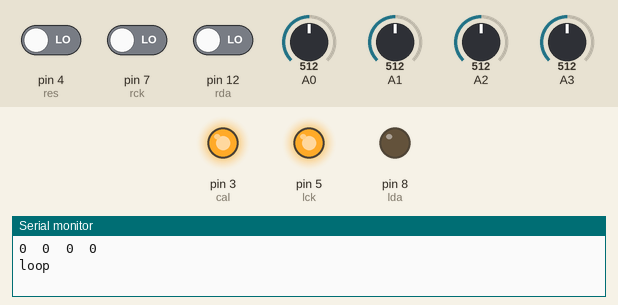
Recording of a sketch running on a simulated Arduino Uno, built with avr-gcc and run on an emulated ATmega328P. Shown: output pins drawn as LEDs (lit = HIGH), the last lines printed to the serial monitor. The test bench sets the inputs (shaded band); at power-on: pin 7 (rck) LOW, pin 4 (res) LOW, pin 12 (rda) LOW, A0 = 512, A1 = 512, A2 = 512, A3 = 512.

Above: at 1.2 s.
1.3 s: pin 7 (rck) driven HIGH
At 2.5 s:
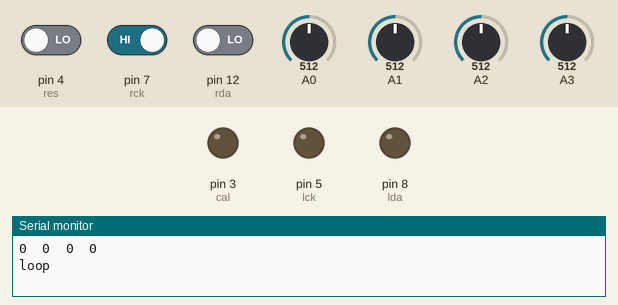
2.8 s: pin 4 (res) driven HIGH
At 4.0 s:
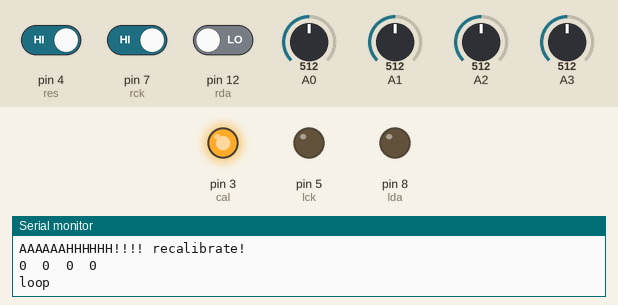
4.3 s: pin 7 (rck) driven LOW
At 5.0 s:
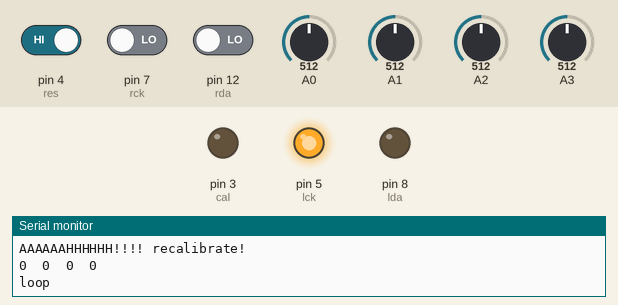
5.8 s: pin 4 (res) driven LOW
At 6.2 s:
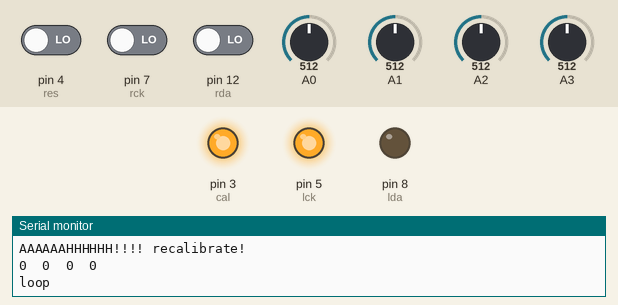
Timing chart, 0 to 8.3 s (numbered marks = the images above; inputs shaded):
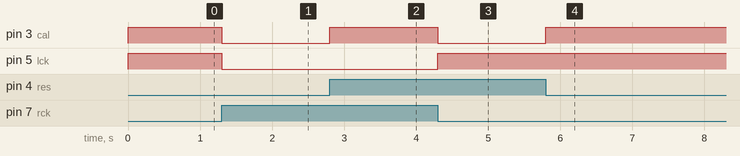

Measured:
- after the input at 1.3 s, pin 3 (cal), pin 5 (lck): HIGH → LOW at once
- after the input at 2.8 s, pin 3 (cal): LOW → HIGH at once
- after the input at 4.3 s, pin 3 (cal): HIGH → LOW at once; pin 5 (lck): LOW → HIGH at once
- after the input at 5.8 s, pin 3 (cal): LOW → HIGH at once

The sketch:

past_topside_rov.ino
```cpp
/*topside
 *controller
 *com
 *serial
 */

#define CONT 1
#define COM 1

#define cal 3
#define res 4
#define lck 5
#define rck 7
#define lda 8
#define rda 12

bool clstate=0;//clock state
bool restate=0;//reset pin state
uint16_t sensordata, motordata, caliper;
uint8_t joya, joyv, joyx, joyy;
int8_t joyt;

void* calib;//stores label

//for compressing controller information
int8_t transf_axis(int inputaxis){
	joyt=analogRead(inputaxis) >> 2;//read whichever potentiometer and shrink it to 8 bits
	joyt^=1<<7;//this flips the sign bit: in effect, this translates zero to the center potentiometer state
	if(joyt<112){
		joyt+=16;//position zero is now to either side of the center point, not just above it
	}
	joyt&=0b11100000;//reduce the resolution of the measurement, so only the three least precise bits are kept
	return joyt;
}

void toggle(){
	clstate = digitalRead(rck);//expects what the remote clock was not
	digitalWrite(lck, !digitalRead(lck) );//flips the pin
}

void waitcom(void* calib){
	while(clstate==digitalRead(rck)){//waits until the remote clock toggles

		if(restate!=digitalRead(res)){//if, by chance, the boards get out of sync and the reset pin toggles
			Serial.println("AAAAAAHHHHHH!!!! recalibrate!");
			toggle();
			restate=!restate;
			goto *calib;
		}
	}
}

void readcom(char i){
	if(digitalRead(rda)){
		bitSet(sensordata, i);//if onboard sent a 1
	}else{
		bitClear(sensordata, i);//if onboard sent a 0
	}
}

void sendcom(char i){
	digitalWrite(lda, bitRead(motordata, i));//actual data
	digitalWrite(cal, bitRead(caliper, i ));//caliper byte
}

void setup(){
	pinMode(cal, OUTPUT);
	pinMode(res, INPUT);
	pinMode(lck, OUTPUT);
	pinMode(rck, INPUT);
	pinMode(lda, OUTPUT);
	pinMode(rda, INPUT);

	digitalWrite(res, LOW);
	digitalWrite(lck, LOW);

	Serial.begin(115200);
	caliper=0b1011001111000010;//this helps the boards sync while in the COM sequence
}

void loop(){
	//label- this is a flag for the goto statements, if the boards get out of sync
beginloop:
	calib=&&beginloop;
//controller////////////////////////////////////////////////
#if CONT
	//Serial.println("I hear your instructions, master");
	//grab all the potentiometer values and transform them
	joya=transf_axis(2);
	joyv=transf_axis(3);
	joyx=transf_axis(0);
	joyy=transf_axis(1);

	//stuff all the numbers into one variable- bitshifts yeah!
	motordata= joya << 8 | joyv << 4 | joyx | joyy >> 4;
	//topside will send motordata down to onboard, which will pull it apart and interpret it
	Serial.print(joya);
	Serial.print("\t");
	Serial.print(joyv);
	Serial.print("\t");
	Serial.print(joyx);
	Serial.print("\t");
	Serial.println(joyy);
#endif
//com///////////////////////////////////////////////////////
#if COM
	Serial.println("loop");
	for(char i= 0x0f ; i>=0; i--){
		sendcom(i);
		toggle();
		waitcom(calib);
		readcom(i);
	}
	Serial.println("com finished");
#endif
//serial////////////////////////////////////////////////////
/*
	Serial.print("compass value = ");
	Serial.println(sensordata >> 7);
	Serial.print("depth = ");
	Serial.println(sensordata & 0xff);
	Serial.println("");
*/
}
```
